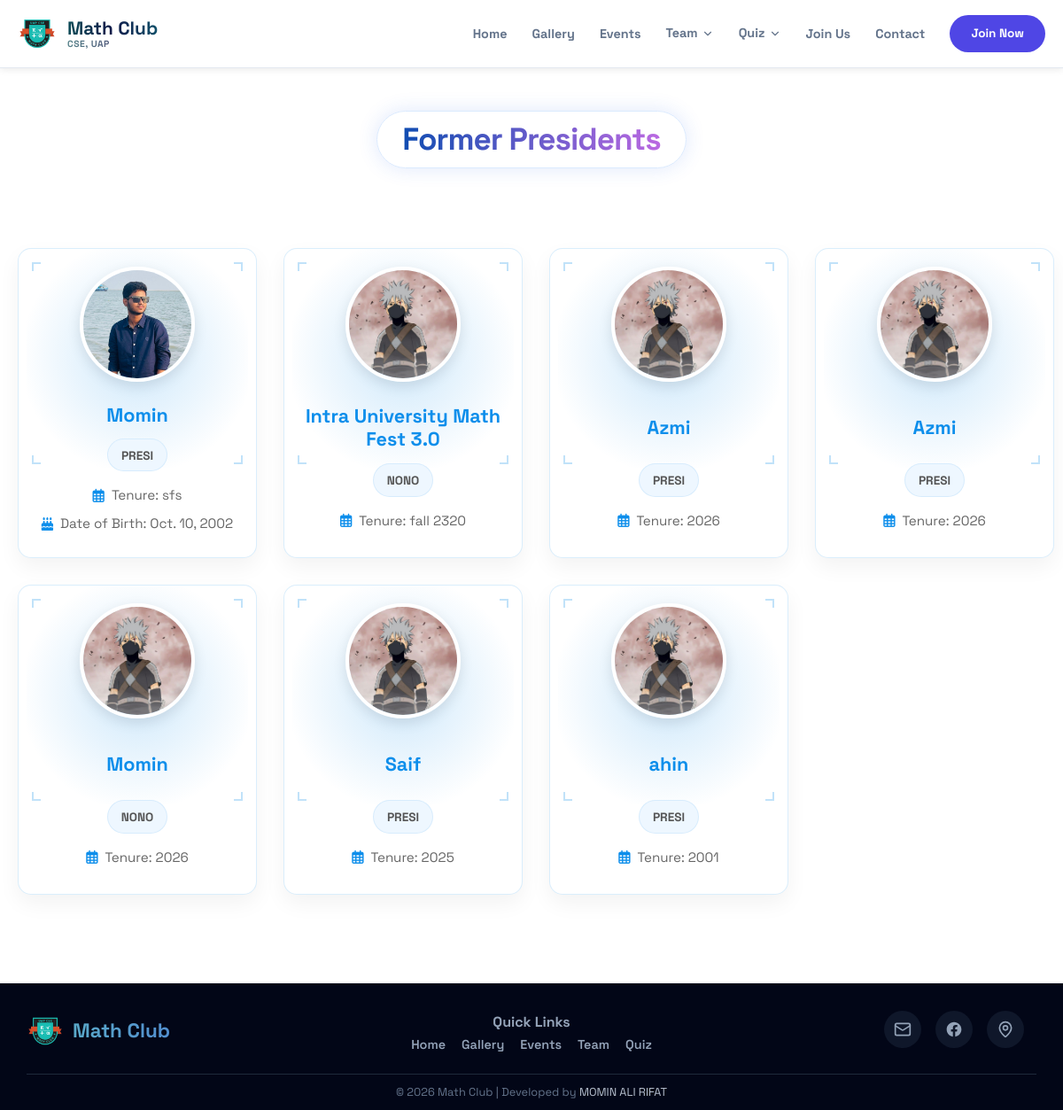
The app's page /team/former/ with its own data.
### team_app/models.py (models this page shows, shortened)
class TeamMember(models.Model):
    name = models.CharField(max_length=100)
    designation = models.CharField(max_length=100)
    image = models.ImageField(upload_to='team/')
    is_active = models.BooleanField(default=True)
    is_former_president = models.BooleanField(default=False)
    tenure_year = models.CharField(max_length=50, blank=True, help_text="e.g. 2023")
    facebook = models.URLField(blank=True)
    github = models.URLField(blank=True)
    email = models.EmailField(blank=True)
    dateofbirth = models.DateField(blank=True, null=True)

### team_app/views.py (the view)
# urls.py: path('former/', views.former_presidents, name='former_presidents'),
def former_presidents(request):
    members = TeamMember.objects.filter(is_former_president=True)
    return render(request, 'team_app/team_former.html', {'members': members})

### team_app/templates/team_app/team_former.html (shortened to what this page needs)
{% extends 'base.html' %}
{% load static %}
{% block extra_css %}
  <link rel="stylesheet" href="https://cdnjs.cloudflare.com/ajax/libs/font-awesome/6.5.0/css/all.min.css" />
  <link rel="stylesheet" href="{% static 'team_app/css/style.css' %}" />
{% endblock %}
{% block content %}
  <section class="former-presidents-section">
    <div class="container">
      <div class="section-header">
        <h1 class="section-title">Former Presidents</h1>
      </div>
      <div class="president-grid">
        {% for member in members|dictsortreversed:'tenure_year' %}
          <div class="container-cyber noselect">
            <div class="canvas">
              <div class="tracker tr-1"></div>
              <div class="tracker tr-2"></div>
              <div class="tracker tr-3"></div>
              <div class="tracker tr-4"></div>
              <div class="tracker tr-5"></div>
              <div class="tracker tr-6"></div>
              <div class="tracker tr-7"></div>
              <div class="tracker tr-8"></div>
              <div class="tracker tr-9"></div>
              <div id="card">
                <div class="card-content">
                  <div class="avatar-holder">
                    <img src="{{ member.image.url }}" class="president-avatar" alt="{{ member.name }}" />
                  </div>
                  <div class="name-container">
                    <h3 class="president-name">{{ member.name }}</h3>
                  </div>
                  <div class="bottom-info-section">
                    <div class="designation-tag-box">
                      <span>{{ member.designation }}</span>
                    </div>
                    <div class="info-stack">
                      <div class="info-row">
                        <i class="far fa-calendar-alt"></i>
                        <span>Tenure: {{ member.tenure_year }}</span>
                      </div>
                      {% if member.dateofbirth %}
                        <div class="info-row">
                          <i class="fas fa-birthday-cake"></i>
                          <span>Date of Birth: {{ member.dateofbirth }}</span>
                        </div>
                      {% endif %}
                    </div>
                  </div>
                  <div class="corner-elements">
                    <span></span><span></span><span></span><span></span>
                  </div>
                </div>
              </div>
            </div>
          </div>
        {% empty %}
          <p class="empty-msg">No former presidents found.</p>
        {% endfor %}
      </div>
    </div>
  </section>
{% endblock %}

### static/css/global.css (style rules this page uses)
:root { --primary: #4f46e5; --primary-light: #818cf8; --primary-dark: #4338ca; --dark: #0f172a; --light: #f8fafc; --white: #ffffff; --gray: #64748b; --border: #e2e8f0; --radius: 20px; --radius-lg: 32px; --shadow: 0 10px 40px -10px rgba(79, 70, 229, 0.15); --shadow-lg: 0 20px 60px -20px rgba(0, 0, 0, 0.1); --shadow-card: 0 10px 30px rgba(0, 0, 0, 0.05); }
* { margin: 0; padding: 0; box-sizing: border-box; font-family: 'Space Grotesk', sans-serif; }
body { line-height: 1.6; color: var(--dark); background: var(--light); overflow-x: hidden; }
.container { max-width: 1200px; margin: 0 auto; padding: 0 20px; width: 100%; }
.section-title { font-size: 3.5rem; font-weight: 800; margin-bottom: 28px; color: var(--dark); line-height: 1.1; letter-spacing: -1px; }
html, body { margin: 0; padding: 0; overflow-x: hidden; }
.section-title { display: flex; align-items: center; justify-content: center; margin-top: 25px; }
.section-title { display: inline-block; padding: 12px 28px; border-radius: 999px; background: #eff6ff; background: linear-gradient(90deg, #004aad, #cb6ce6); -webkit-background-clip: text; -webkit-text-fill-color: transparent; background-clip: text; font-size: 2rem; font-weight: 800; border: 1px solid #dbeafe; box-shadow: 0 0 22px rgba(37, 99, 235, 0.15); margin-bottom: 40px; }
.former-presidents-section { padding: 100px 0; background-color: #ffffff; overflow-x: hidden; }
.section-header { text-align: center; margin-bottom: 80px; }
.section-title { color: #222; font-size: 2.5rem; font-weight: 800; }
.former-presidents-section { padding: 100px 0; background-color: #ffffff; }
.president-grid { display: grid; grid-template-columns: repeat(4, 1fr); gap: 30px; justify-items: center; }
.container-cyber { position: relative; width: 270px; height: 410px; perspective: 1000px; }
#card { position: absolute; inset: 0; background: #ffffff; border-radius: 20px; border: 1px solid rgba(13, 142, 235, 0.15); box-shadow: 0 15px 35px rgba(0, 0, 0, 0.05); overflow: hidden; transition: all 0.5s ease-out; }
.card-content { position: relative; width: 100%; height: 100%; padding: 25px 15px; display: flex; flex-direction: column; align-items: center; text-align: center; }
.avatar-holder { margin-bottom: 15px; z-index: 5; }
.president-avatar { width: 130px; height: 130px; border-radius: 50%; object-fit: cover; border: 4px solid #fff; box-shadow: 0 5px 15px rgba(0, 0, 0, 0.1); }
.name-container { height: 60px; display: flex; align-items: center; justify-content: center; margin-bottom: 10px; z-index: 5; }
.president-name { color: #0d8eeb; font-size: 1.35rem; font-weight: 800; margin: 0; line-height: 1.2; }
.bottom-info-section { width: 100%; z-index: 5; }
.designation-tag-box { display: inline-block; background: #eef7ff; padding: 5px 15px; border-radius: 50px; margin-bottom: 15px; border: 1px solid rgba(13, 142, 235, 0.1); }
.designation-tag-box span { color: #555; font-size: 0.85rem; font-weight: 700; text-transform: uppercase; }
.info-stack { display: flex; flex-direction: column; gap: 8px; align-items: center; }
.info-row { display: flex; align-items: center; gap: 8px; color: #666; font-size: 0.95rem; }
.info-row i { color: #0d8eeb; }
.corner-elements span { position: absolute; width: 10px; height: 10px; border: 2px solid #0d8eeb; opacity: 0.2; }
.corner-elements span:nth-child(1) { top: 15px; left: 15px; border-right: 0; border-bottom: 0; }
.corner-elements span:nth-child(2) { top: 15px; right: 15px; border-left: 0; border-bottom: 0; }
.corner-elements span:nth-child(3) { bottom: 15px; left: 15px; border-right: 0; border-top: 0; }
.corner-elements span:nth-child(4) { bottom: 15px; right: 15px; border-left: 0; border-top: 0; }

### records on screen
TeamMember: image (picture), name "Momin", designation "PRESI", tenure_year "sfs", dateofbirth "Oct. 10, 2002"
TeamMember: image (picture), name "Intra University Math Fest 3.0", designation "NONO", tenure_year "fall 2320"
TeamMember: image (picture), name "Azmi", designation "PRESI", tenure_year "2026"
TeamMember: image (picture), name "Azmi", designation "PRESI", tenure_year "2026"
TeamMember: image (picture), name "Momin", designation "NONO", tenure_year "2026"
TeamMember: image (picture), name "Saif", designation "PRESI", tenure_year "2025"
TeamMember: image (picture), name "ahin", designation "PRESI", tenure_year "2001"
